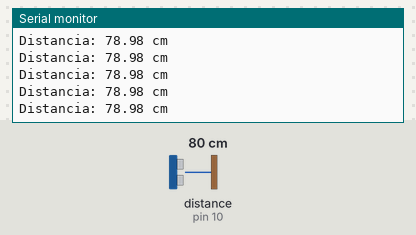
This sketch was run on a simulated Arduino Uno, built with avr-gcc and run on an emulated ATmega328P. On the bench: the last lines printed to the serial monitor. Wiring (inferred from the names in the program): ultrasonic range finder: trigger pin 9; echo pin 10. Inputs (shaded band) come from the test bench; at power-on: distance to the obstacle (sensor on pin 10) 80 cm. The echo pulse lasts 58.3 µs per cm.

Above: at 1.2 s.
1.3 s: distance to the obstacle (sensor on pin 10) set to 120 cm
At 1.49 s:
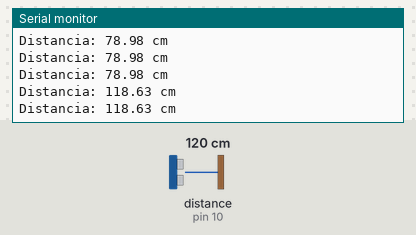
4.3 s: distance to the obstacle (sensor on pin 10) set to 35 cm
At 4.3 s:
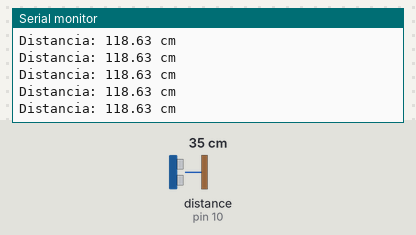
7.3 s: distance to the obstacle (sensor on pin 10) set to 250 cm
At 7.4 s:
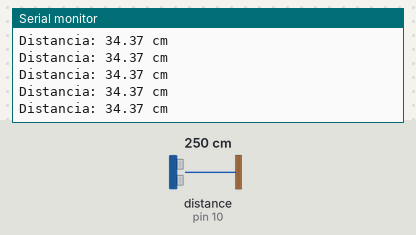
Timing chart, 0 to 10.3 s (numbered marks = the images above; inputs shaded):
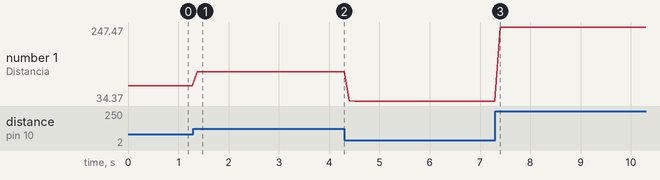

Measured:
- after the input at 1.3 s, the serial monitor: prints a new line after 0.08 s (image 1)
- plotted number 1: 78.98 → 118.63 after the input at 1.3 s, 118.63 → 34.37 after the input at 4.3 s, 34.37 → 247.47 after the input at 7.3 s

The sketch:

sensor.ino
```cpp
//Puertos del sensor
const int trigPin = 9;
const int echoPin = 10;

void setup() {
  Serial.begin(9600);
  pinMode(trigPin, OUTPUT);
  pinMode(echoPin, INPUT);
}

void loop() {
  digitalWrite(trigPin, LOW);
  delayMicroseconds(2);
  digitalWrite(trigPin, HIGH);
  delayMicroseconds(10);
  digitalWrite(trigPin, LOW);

  long duration = pulseIn(echoPin, HIGH);
  float distance = (duration * 0.034) / 2;

  Serial.print("Distancia: ");
  Serial.print(distance);
  Serial.println(" cm");

  delay(100);
}
```
